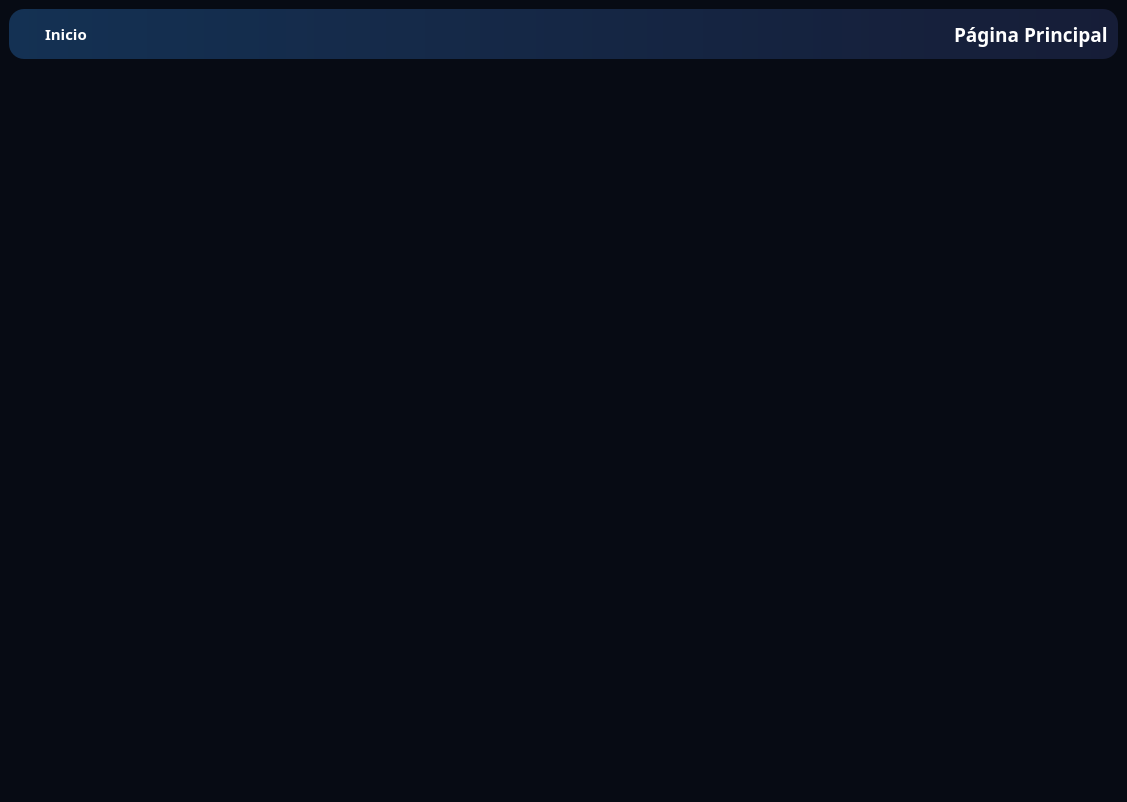
<?xml version="1.0" encoding="UTF-8"?>
<ui version="4.0">
 <class>main_window</class>
 <widget class="QMainWindow" name="main_window">
  <property name="geometry">
   <rect>
    <x>0</x>
    <y>0</y>
    <width>1127</width>
    <height>802</height>
   </rect>
  </property>
  <property name="windowTitle">
   <string>MainWindow</string>
  </property>
  <property name="styleSheet">
   <string notr="true">background: rgb(7, 11, 20);
</string>
  </property>
  <widget class="QWidget" name="centralwidget">
   <layout class="QVBoxLayout" name="verticalLayout">
    <item>
     <widget class="QWidget" name="top_bar_widget" native="true">
      <property name="sizePolicy">
       <sizepolicy hsizetype="Minimum" vsizetype="Preferred">
        <horstretch>0</horstretch>
        <verstretch>0</verstretch>
       </sizepolicy>
      </property>
      <property name="minimumSize">
       <size>
        <width>0</width>
        <height>50</height>
       </size>
      </property>
      <property name="styleSheet">
       <string notr="true">background: qlineargradient(spread:pad, x1:0, y1:0, x2:1, y2:0, stop:0 rgba(20, 49, 83, 255), stop:1 rgba(22, 29, 55, 255));
border-radius: 15px;
</string>
      </property>
      <layout class="QHBoxLayout" name="horizontalLayout">
       <property name="spacing">
        <number>10</number>
       </property>
       <property name="leftMargin">
        <number>10</number>
       </property>
       <property name="topMargin">
        <number>5</number>
       </property>
       <property name="rightMargin">
        <number>10</number>
       </property>
       <property name="bottomMargin">
        <number>5</number>
       </property>
       <item>
        <widget class="QPushButton" name="btn_for_back_main_page">
         <property name="minimumSize">
          <size>
           <width>90</width>
           <height>0</height>
          </size>
         </property>
         <property name="font">
          <font>
           <family>Plus Jakarta Sans</family>
           <pointsize>11</pointsize>
           <weight>75</weight>
           <bold>true</bold>
          </font>
         </property>
         <property name="cursor">
          <cursorShape>PointingHandCursor</cursorShape>
         </property>
         <property name="layoutDirection">
          <enum>Qt::LeftToRight</enum>
         </property>
         <property name="styleSheet">
          <string notr="true">background: rgba(255, 255, 255, 0);
color: rgb(255, 255, 255);
border-radius: 10px;</string>
         </property>
         <property name="text">
          <string> Inicio</string>
         </property>
         <property name="icon">
          <iconset>
           <normaloff>../source/img/icon.png</normaloff>../source/img/icon.png</iconset>
         </property>
        </widget>
       </item>
       <item>
        <spacer name="horizontalSpacer">
         <property name="orientation">
          <enum>Qt::Horizontal</enum>
         </property>
         <property name="sizeHint" stdset="0">
          <size>
           <width>40</width>
           <height>20</height>
          </size>
         </property>
        </spacer>
       </item>
       <item>
        <widget class="QLabel" name="window_title">
         <property name="font">
          <font>
           <family>Plus Jakarta Sans ExtraBold</family>
           <pointsize>14</pointsize>
           <weight>75</weight>
           <bold>true</bold>
          </font>
         </property>
         <property name="layoutDirection">
          <enum>Qt::LeftToRight</enum>
         </property>
         <property name="styleSheet">
          <string notr="true">color: rgb(255, 255, 255);
background: rgba(0, 0, 0, 0);</string>
         </property>
         <property name="text">
          <string>Página Principal</string>
         </property>
        </widget>
       </item>
      </layout>
     </widget>
    </item>
    <item>
     <widget class="QStackedWidget" name="workspace">
      <property name="layoutDirection">
       <enum>Qt::LeftToRight</enum>
      </property>
      <property name="styleSheet">
       <string notr="true">background: rgb(7, 11, 20);</string>
      </property>
      <widget class="QWidget" name="page"/>
      <widget class="QWidget" name="page_2"/>
     </widget>
    </item>
   </layout>
  </widget>
 </widget>
 <resources/>
 <connections/>
</ui>
